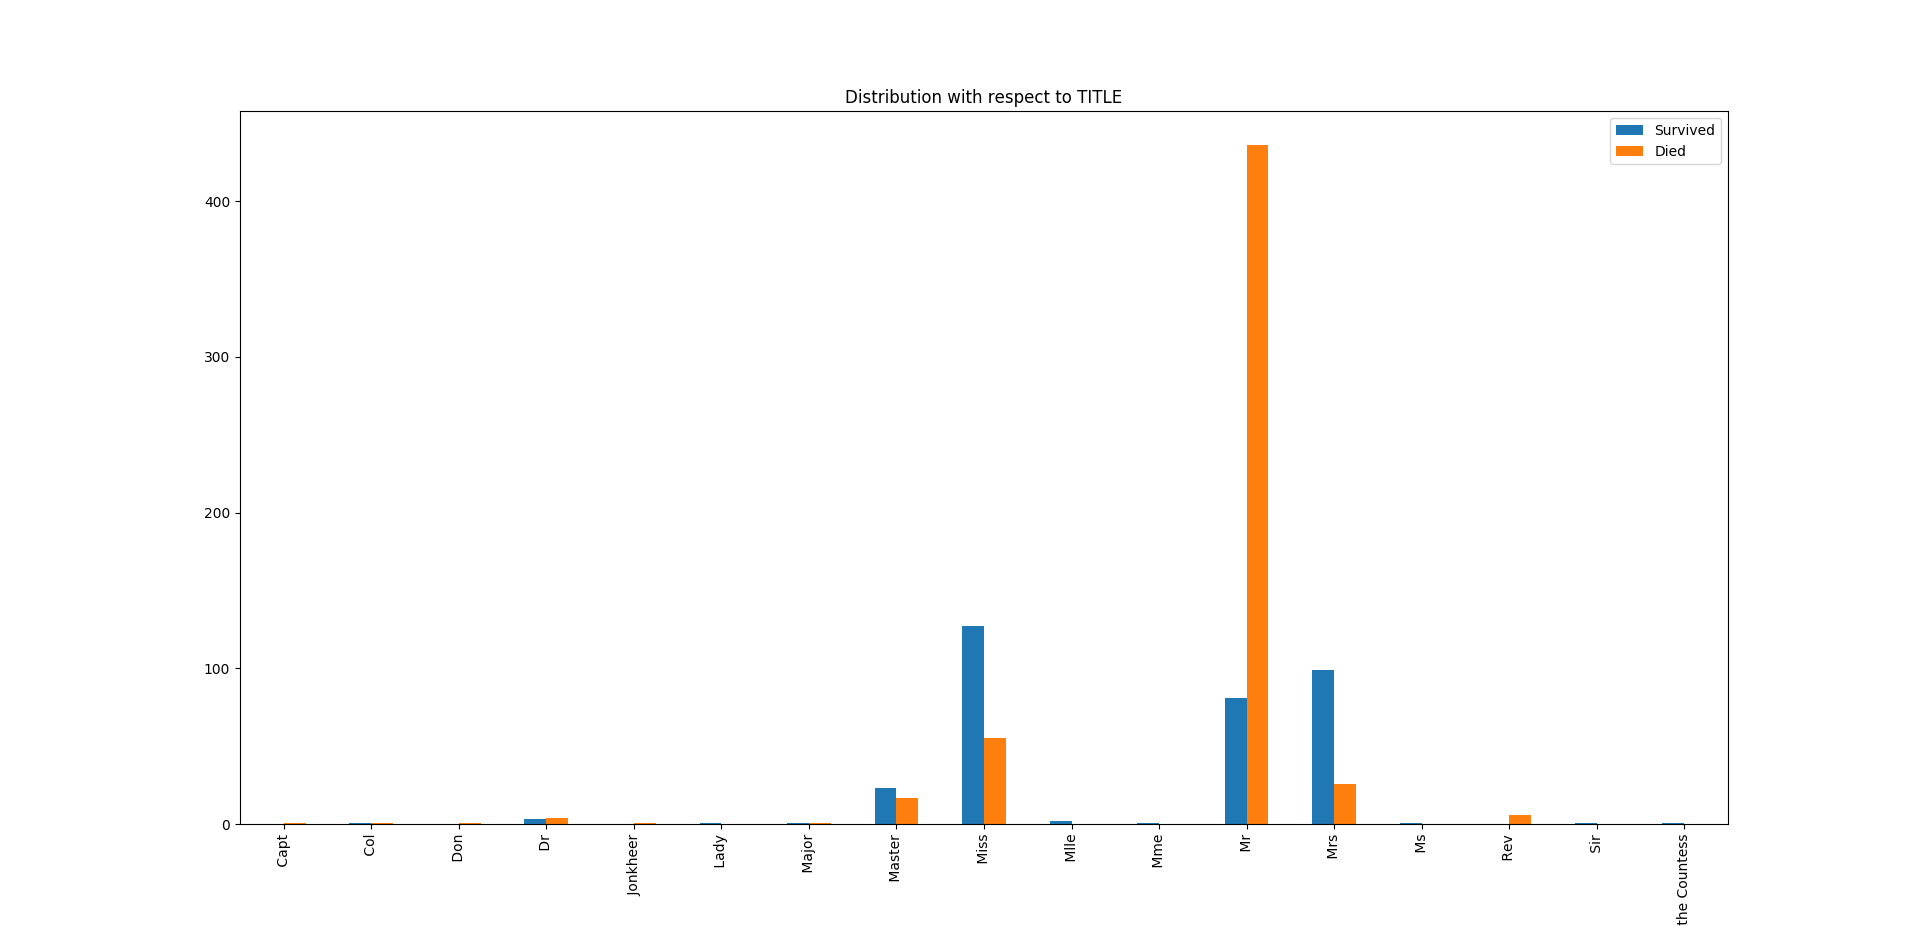

The script that drew this image:
import pandas as pd
import numpy as np
import matplotlib.pyplot as plt

df=pd.read_csv("../datasets/train.csv")
data_test=pd.read_csv("../datasets/test.csv")


# converting male/female to 1/0
df["Gender"] = [ int(item=="male") for item in df["Sex"].tolist()]

# Counting no of family members
sum_list = np.array(df[["Parch","SibSp"]])
c = [ sum(i) for i in sum_list ]
df["Family"] = c

df["Died"]=1-df["Survived"]

print((df.Name))
# Extracting the TITLE from the Name
df['Title']=[ i.split(",")[1].split('.')[0] for i in (df['Name'])]

print((df.Title))

df.groupby('Title')[['Survived','Died']].agg('sum').plot(kind='bar')
plt.title("Distribution with respect to TITLE")
plt.show()

# Assigning a number to the title 
Titles = dict([ (obj,i) for i,obj in enumerate(set(df.Title))])
print(Titles)

df.Title = [ Titles[i] for i in (df.Title)]
print((df.Title))
